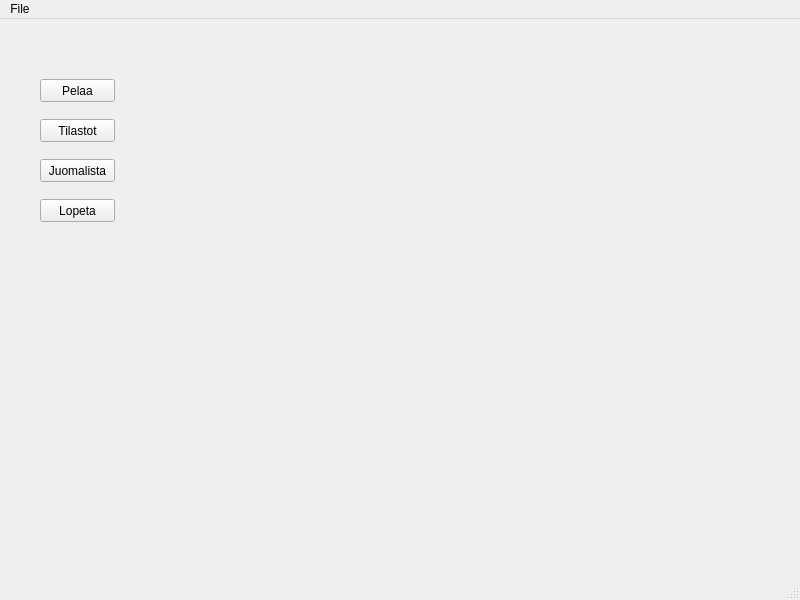
<?xml version="1.0" encoding="UTF-8"?>
<ui version="4.0">
 <class>MainWindow</class>
 <widget class="QMainWindow" name="MainWindow">
  <property name="geometry">
   <rect>
    <x>0</x>
    <y>0</y>
    <width>800</width>
    <height>600</height>
   </rect>
  </property>
  <property name="windowTitle">
   <string>MainWindow</string>
  </property>
  <widget class="QWidget" name="centralwidget">
   <widget class="QStackedWidget" name="stackedWidget">
    <property name="geometry">
     <rect>
      <x>30</x>
      <y>20</y>
      <width>711</width>
      <height>481</height>
     </rect>
    </property>
    <property name="currentIndex">
     <number>2</number>
    </property>
    <widget class="QWidget" name="InitialPlayerPage">
     <widget class="QPushButton" name="addPlayer">
      <property name="geometry">
       <rect>
        <x>50</x>
        <y>140</y>
        <width>111</width>
        <height>31</height>
       </rect>
      </property>
      <property name="text">
       <string>Lisää pelaaja</string>
      </property>
     </widget>
     <widget class="QLabel" name="label">
      <property name="geometry">
       <rect>
        <x>50</x>
        <y>80</y>
        <width>111</width>
        <height>16</height>
       </rect>
      </property>
      <property name="text">
       <string>Syötä nimesi</string>
      </property>
     </widget>
     <widget class="QLineEdit" name="playerName">
      <property name="geometry">
       <rect>
        <x>50</x>
        <y>110</y>
        <width>113</width>
        <height>25</height>
       </rect>
      </property>
     </widget>
    </widget>
    <widget class="QWidget" name="InitialDrinkPage">
     <widget class="QPushButton" name="pushButton">
      <property name="geometry">
       <rect>
        <x>100</x>
        <y>260</y>
        <width>89</width>
        <height>25</height>
       </rect>
      </property>
      <property name="text">
       <string>Lisää juoma</string>
      </property>
     </widget>
     <widget class="QLabel" name="label_2">
      <property name="geometry">
       <rect>
        <x>100</x>
        <y>200</y>
        <width>91</width>
        <height>21</height>
       </rect>
      </property>
      <property name="text">
       <string>Syötä juoma:</string>
      </property>
     </widget>
     <widget class="QLineEdit" name="lineEdit">
      <property name="geometry">
       <rect>
        <x>100</x>
        <y>230</y>
        <width>113</width>
        <height>25</height>
       </rect>
      </property>
     </widget>
     <widget class="QTableView" name="tableView">
      <property name="geometry">
       <rect>
        <x>330</x>
        <y>170</y>
        <width>256</width>
        <height>192</height>
       </rect>
      </property>
     </widget>
     <widget class="QComboBox" name="comboBox">
      <property name="geometry">
       <rect>
        <x>100</x>
        <y>170</y>
        <width>86</width>
        <height>25</height>
       </rect>
      </property>
     </widget>
     <widget class="QLabel" name="label_3">
      <property name="geometry">
       <rect>
        <x>100</x>
        <y>140</y>
        <width>111</width>
        <height>21</height>
       </rect>
      </property>
      <property name="text">
       <string>Valitse pelaaja</string>
      </property>
     </widget>
    </widget>
    <widget class="QWidget" name="mainPage">
     <widget class="QPushButton" name="pelaa_btn">
      <property name="geometry">
       <rect>
        <x>10</x>
        <y>40</y>
        <width>75</width>
        <height>23</height>
       </rect>
      </property>
      <property name="text">
       <string>Pelaa</string>
      </property>
     </widget>
     <widget class="QPushButton" name="tilastot_btn">
      <property name="geometry">
       <rect>
        <x>10</x>
        <y>80</y>
        <width>75</width>
        <height>23</height>
       </rect>
      </property>
      <property name="text">
       <string>Tilastot</string>
      </property>
     </widget>
     <widget class="QPushButton" name="lista_btn">
      <property name="geometry">
       <rect>
        <x>10</x>
        <y>120</y>
        <width>75</width>
        <height>23</height>
       </rect>
      </property>
      <property name="text">
       <string>Juomalista</string>
      </property>
     </widget>
     <widget class="QPushButton" name="lopeta_btn">
      <property name="geometry">
       <rect>
        <x>10</x>
        <y>160</y>
        <width>75</width>
        <height>23</height>
       </rect>
      </property>
      <property name="text">
       <string>Lopeta</string>
      </property>
     </widget>
     <widget class="QStackedWidget" name="pelaa_wdg">
      <property name="geometry">
       <rect>
        <x>170</x>
        <y>10</y>
        <width>551</width>
        <height>501</height>
       </rect>
      </property>
      <widget class="QWidget" name="page"/>
      <widget class="QWidget" name="page_2">
       <widget class="QPushButton" name="roll_btn">
        <property name="geometry">
         <rect>
          <x>10</x>
          <y>180</y>
          <width>341</width>
          <height>23</height>
         </rect>
        </property>
        <property name="text">
         <string>Arvo juoma</string>
        </property>
       </widget>
       <widget class="QLabel" name="print_juoma">
        <property name="geometry">
         <rect>
          <x>10</x>
          <y>20</y>
          <width>341</width>
          <height>91</height>
         </rect>
        </property>
        <property name="text">
         <string>TextLabel</string>
        </property>
       </widget>
       <widget class="QComboBox" name="pelaaja_menu">
        <property name="geometry">
         <rect>
          <x>10</x>
          <y>150</y>
          <width>69</width>
          <height>22</height>
         </rect>
        </property>
        <property name="accessibleDescription">
         <string/>
        </property>
        <property name="currentText">
         <string/>
        </property>
       </widget>
       <widget class="QLabel" name="valitse_pelaaja">
        <property name="geometry">
         <rect>
          <x>10</x>
          <y>130</y>
          <width>81</width>
          <height>16</height>
         </rect>
        </property>
        <property name="text">
         <string>Valitse pelaaja</string>
        </property>
       </widget>
      </widget>
     </widget>
    </widget>
   </widget>
  </widget>
  <widget class="QMenuBar" name="menubar">
   <property name="geometry">
    <rect>
     <x>0</x>
     <y>0</y>
     <width>800</width>
     <height>21</height>
    </rect>
   </property>
   <widget class="QMenu" name="menuFile">
    <property name="title">
     <string>File</string>
    </property>
    <addaction name="actionUusi_peli"/>
    <addaction name="actionLopeta_peli"/>
   </widget>
   <addaction name="menuFile"/>
  </widget>
  <widget class="QStatusBar" name="statusbar"/>
  <action name="actionUusi_peli">
   <property name="text">
    <string>Uusi peli</string>
   </property>
  </action>
  <action name="actionLopeta_peli">
   <property name="text">
    <string>Lopeta peli</string>
   </property>
  </action>
 </widget>
 <resources/>
 <connections/>
</ui>
